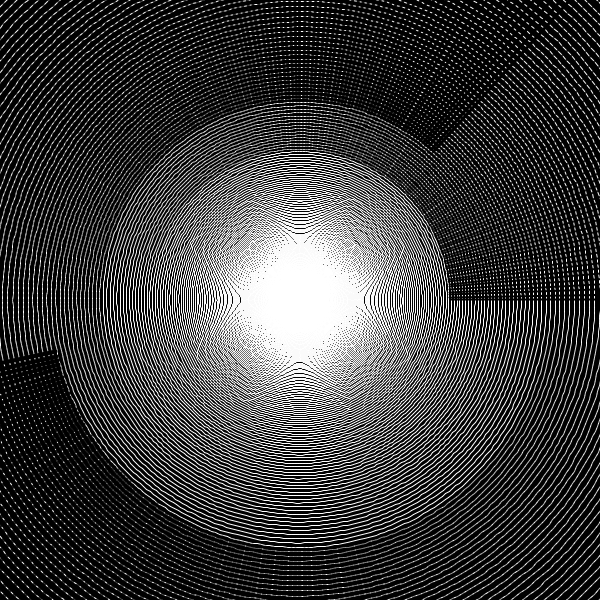
Frame 1 (no input)
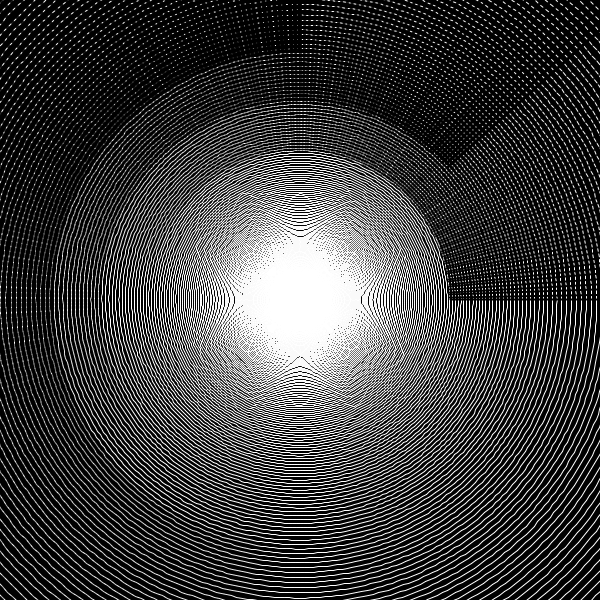
Frame 60 (the mouse pressed at the canvas centre just before this capture)
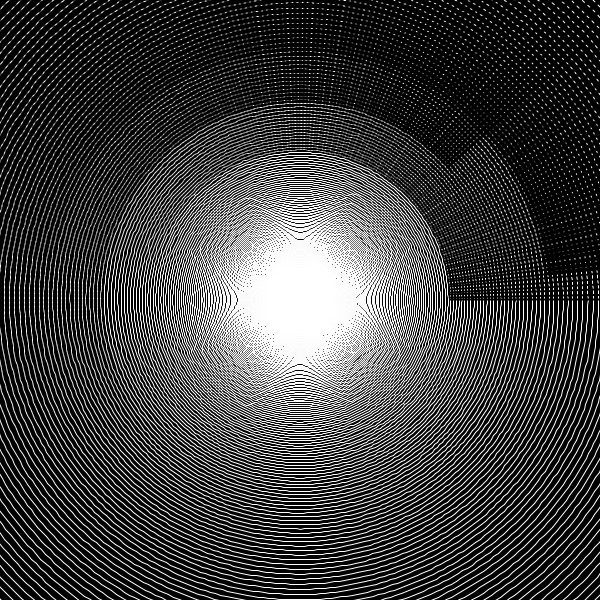
Frame 120 (the mouse held since frame 60 and released just before this capture)

The Processing sketch that drew these frames (run headless with seeded random() and noise(); from frame 60 on, the mouse is pressed at the canvas centre):

// Processing sketch: processing_7825
// ── processing_7825.pde

//cmsc117_clock_NATHANSMALLWOOD.pde

float a = map(second(), 0, 60, 0, 360);
float b = map(minute(), 0, 60, 0, 360);
float c = map(hour() % 12, 0, 12, 0, 360);
float angle;

void setup()
{
  size(600, 600);
  smooth();
}

void draw()
{
  background(0);
  translate(width/2, height/2);
  rotate(radians(-90));
  
  //background
  strokeWeight(1);
  stroke(255);
  float radius = 1;
  float cx = 0;
  float cy = 0;
  float px = cx;
  float py = cy;
  pushMatrix();
  rotate(radians(angle));
  for (int deg = 0; deg < 360 * 1000; deg ++)
  {
    float angle = radians(deg);
    float x = cx + (cos(angle) * radius);
    float y = cy + (sin(angle) * radius);
    line(px, py, x, y);
    radius = radius * 1.00005;
    px = x;
    py = y;
  }
  popMatrix();
  angle = angle + 10;
 
  //hour hand
  strokeWeight(2);
  float h = map(hour() % 12, 0, 12, 0, 360);
  for (float c = 0; c < 360; c ++)
  {
    stroke(0, 255 - map(c, 0, 180, 0, 255));
    line(cos(radians(h - c)) * 150, sin(radians(h - c)) * 150, 
         cos(radians(h - c)) * 500, sin(radians(h - c)) * 500);
  }
  
  //minute hand
  strokeWeight(3);
  float m = map(minute(), 0, 60, 0, 360);
  for (float b = 0; b < 360; b ++)
  {
    stroke(0, 255 - map(b, 0, 180, 0, 255));
    line(cos(radians(m - b)) * 200, sin(radians(m - b)) * 200, 
         cos(radians(m - b)) * 500, sin(radians(m - b)) * 500);
  }
  
  //second hand
  strokeWeight(4);
  float s = map(second(), 0, 60, 0, 360);
  for (float a = 0; a < 360; a ++)
  {
    stroke(0, 255 - map(a, 0, 180, 0, 255));
    line(cos(radians(s - a)) * 250, sin(radians(s - a)) * 250,
         cos(radians(s - a)) * 500, sin(radians(s - a)) * 500);
  }
}
